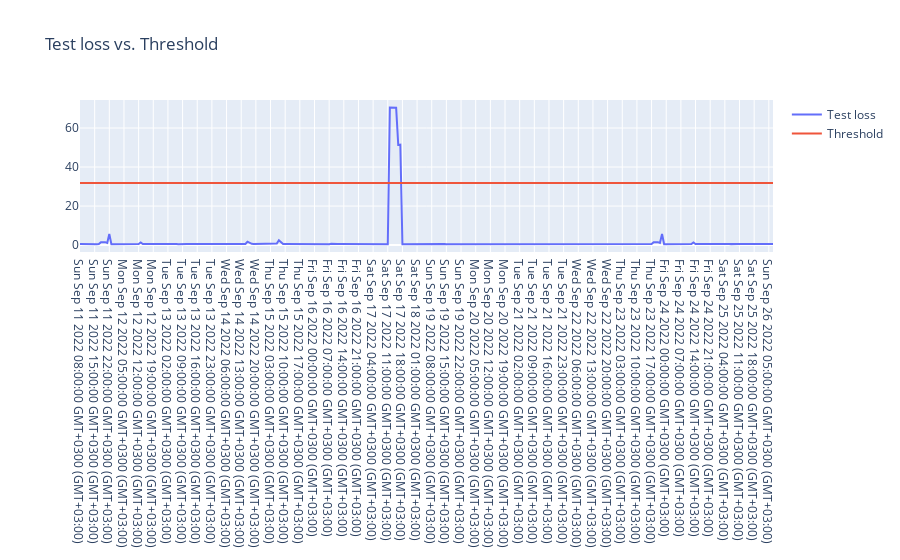

This figure's notebook cell:
### Code cell
fig = go.Figure()
fig.add_trace(go.Scatter(x=global_score_df['datetime'], y=global_score_df['cpu_usage'], name='Test loss'))
fig.add_trace(go.Scatter(x=global_score_df['datetime'], y=global_score_df['threshold'], name='Threshold'))
fig.update_layout(showlegend=True, title='Test loss vs. Threshold')
fig.show()

### Figure 1 — Plotly figure (JSON) as saved in the notebook; plotly's stock layout.template omitted (floating-point values rounded to 4 significant figures; data arrays with more than 128 entries replaced by an {"elided": "..."} marker saying what was removed)
{"data": [{"name": "Test loss", "type": "scatter", "x": {"elided": "336 str values"}, "y": {"elided": "336 float values"}}, {"name": "Threshold", "type": "scatter", "x": {"elided": "336 str values"}, "y": {"elided": "336 float values"}}], "layout": {"autosize": true, "showlegend": true, "title": {"text": "Test loss vs. Threshold"}, "xaxis": {"autorange": true, "range": [0, 331], "type": "category"}, "yaxis": {"autorange": true, "range": [-3.555, 74.36], "type": "linear"}}}
